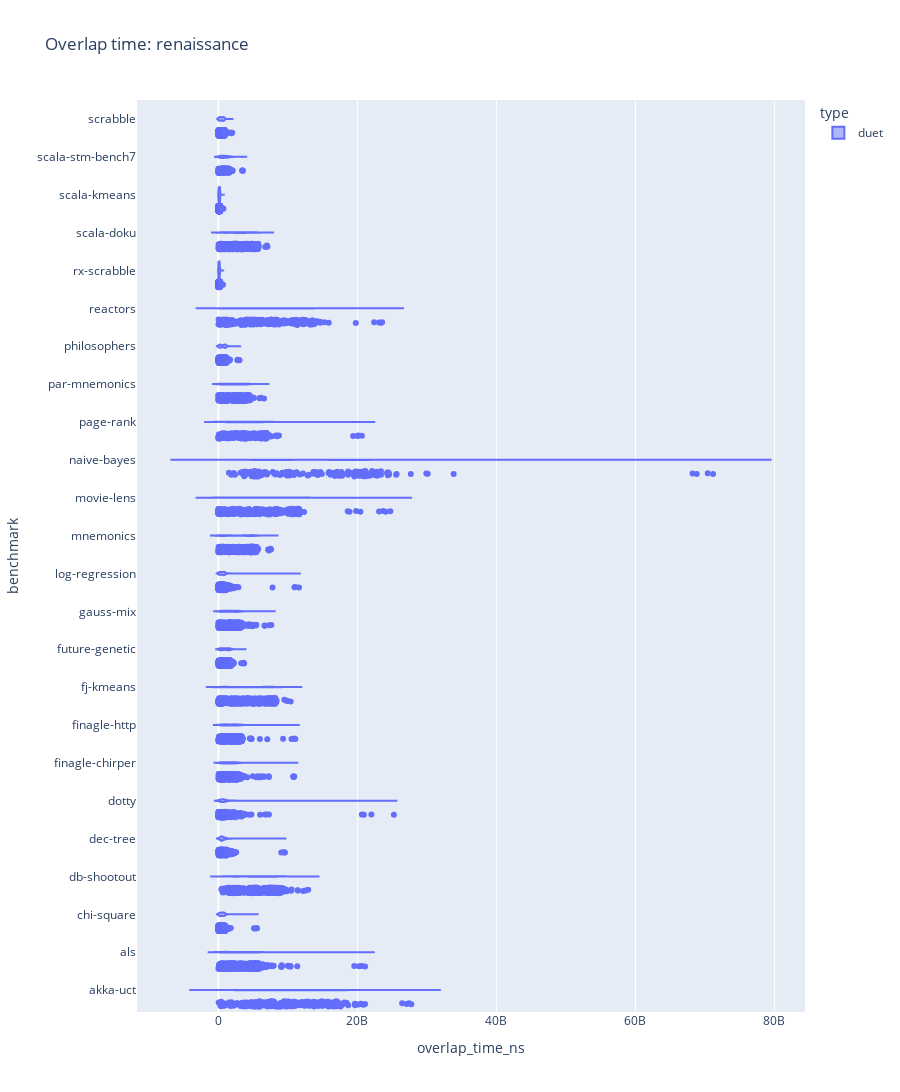
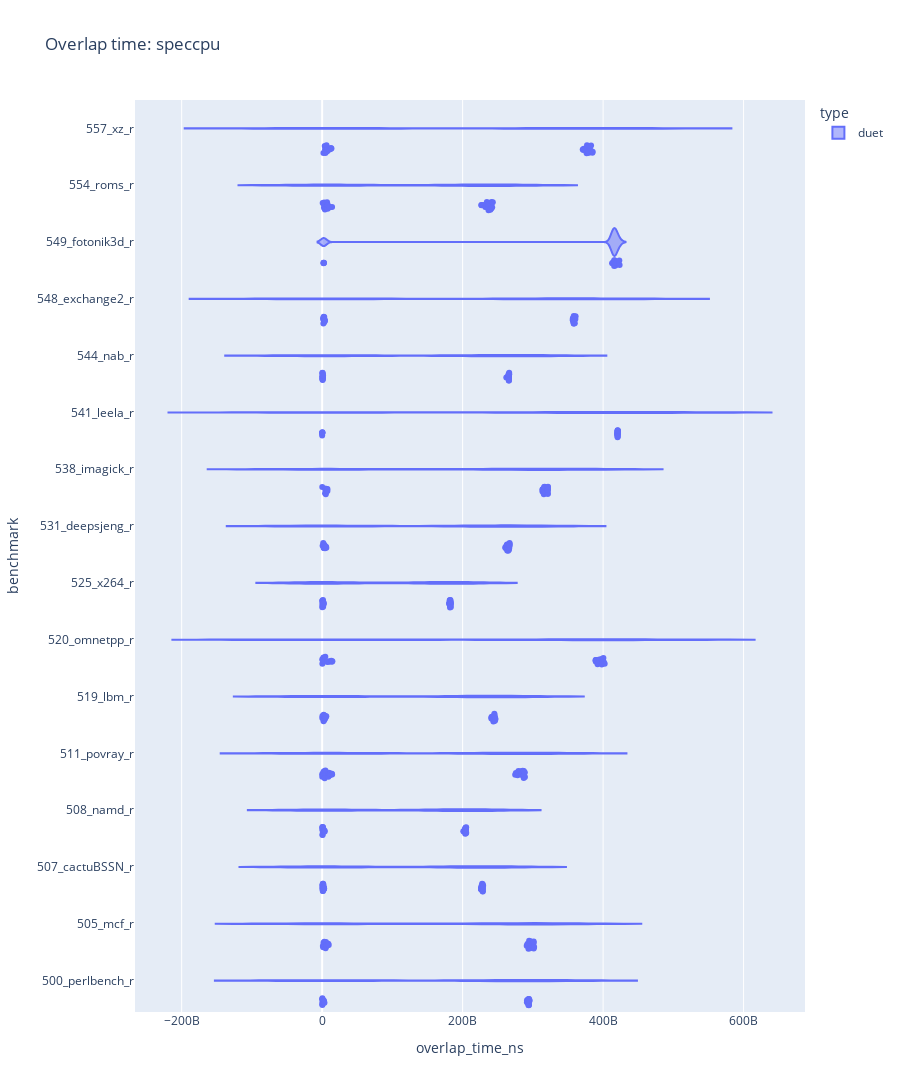

Here is the notebook cell these charts were saved with, in order:
### Code cell
for suite in df_over[RF.suite].unique():
    fig = px.violin(df_over[df_over[RF.suite] == suite], x=RF.overlap_time_ns, y=RF.benchmark, color=RF.type, points="all", orientation="h", title=f"Overlap time: {suite}")
    fig.update_layout(height=3000)
    fig.show()

### Figure 1 — Plotly figure (JSON) as saved in the notebook; plotly's stock layout.template omitted (floating-point values rounded to 4 significant figures; data arrays with more than 128 entries replaced by an {"elided": "..."} marker saying what was removed)
{"data": [{"alignmentgroup": "True", "box": {"visible": false}, "hovertemplate": "type=duet<br>overlap_time_ns=%{x}<br>benchmark=%{y}<extra></extra>", "legendgroup": "duet", "marker": {"color": "#636efa"}, "name": "duet", "offsetgroup": "duet", "orientation": "h", "points": "all", "scalegroup": "True", "showlegend": true, "type": "violin", "x": {"elided": "13998 int values"}, "x0": " ", "xaxis": "x", "y": {"elided": "13998 str values"}, "y0": " ", "yaxis": "y"}], "layout": {"height": 3000, "legend": {"title": {"text": "type"}, "tracegroupgap": 0}, "title": {"text": "Overlap time: renaissance"}, "violinmode": "group", "xaxis": {"anchor": "y", "domain": [0, 1], "title": {"text": "overlap_time_ns"}}, "yaxis": {"anchor": "x", "domain": [0, 1], "title": {"text": "benchmark"}}}}

### Figure 2 — Plotly figure (JSON) as saved in the notebook; plotly's stock layout.template omitted (floating-point values rounded to 4 significant figures; data arrays with more than 128 entries replaced by an {"elided": "..."} marker saying what was removed)
{"data": [{"alignmentgroup": "True", "box": {"visible": false}, "hovertemplate": "type=duet<br>overlap_time_ns=%{x}<br>benchmark=%{y}<extra></extra>", "legendgroup": "duet", "marker": {"color": "#636efa"}, "name": "duet", "offsetgroup": "duet", "orientation": "h", "points": "all", "scalegroup": "True", "showlegend": true, "type": "violin", "x": {"elided": "516 int values"}, "x0": " ", "xaxis": "x", "y": {"elided": "516 str values"}, "y0": " ", "yaxis": "y"}], "layout": {"height": 3000, "legend": {"title": {"text": "type"}, "tracegroupgap": 0}, "title": {"text": "Overlap time: speccpu"}, "violinmode": "group", "xaxis": {"anchor": "y", "domain": [0, 1], "title": {"text": "overlap_time_ns"}}, "yaxis": {"anchor": "x", "domain": [0, 1], "title": {"text": "benchmark"}}}}
